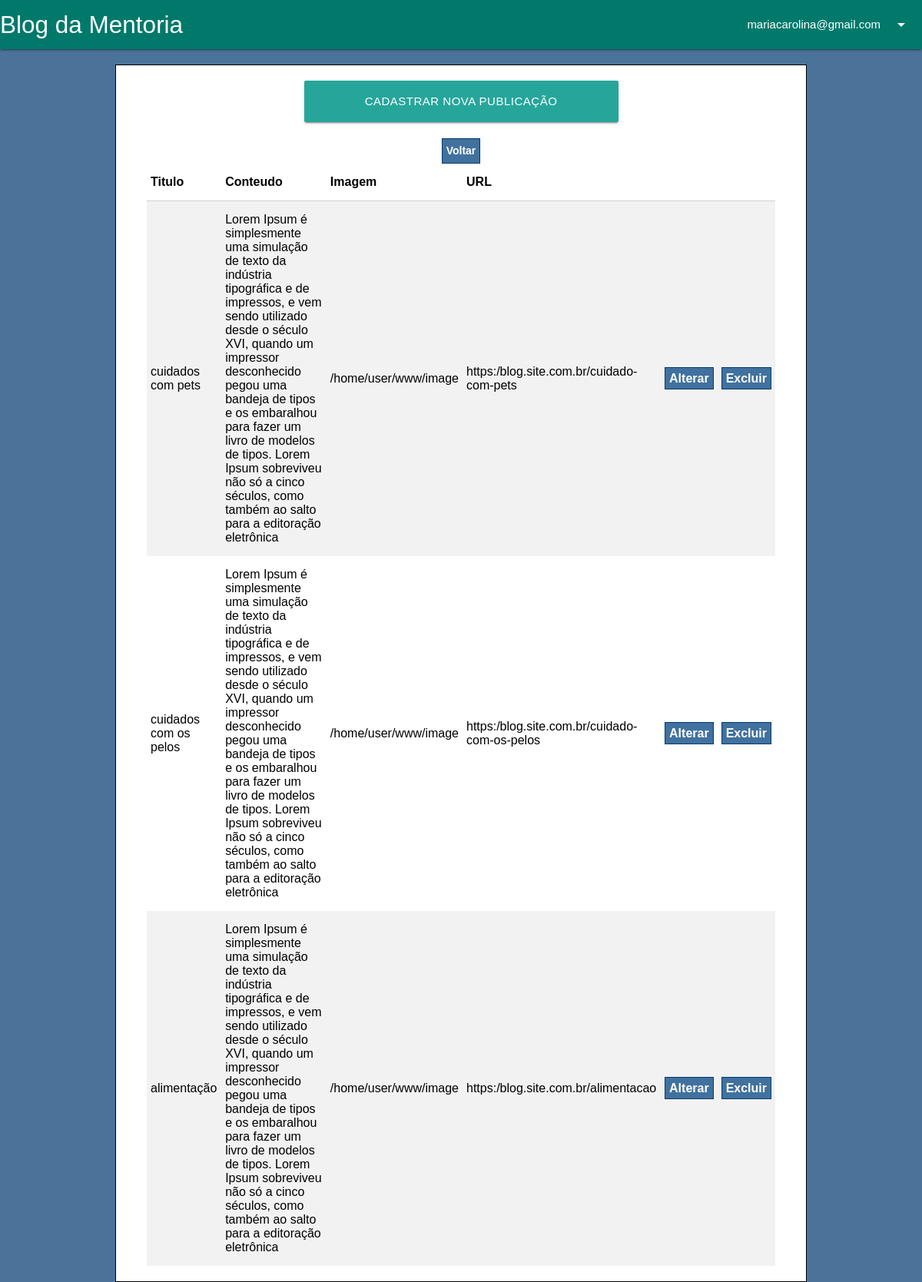
/src/Views/TListagemPosts.php (signed in), run on the app's committed database.
### tables this page shows
CREATE TABLE `post` (
  `id` int(11) NOT NULL,
  `id_author` int(11) NOT NULL,
  `post_conteudo` varchar(700) NOT NULL,
  `id_visibilidade` int(11) NOT NULL,
  `post_data` datetime NOT NULL DEFAULT current_timestamp(),
  `post_titulo` varchar(30) NOT NULL,
  `imagem` varchar(100) DEFAULT NULL,
  `url_post` varchar(100) NOT NULL,
  `post_senha` varchar(50) DEFAULT NULL,
  `status` tinyint(1) DEFAULT NULL,
  `post_modificacao` datetime NOT NULL DEFAULT current_timestamp() ON UPDATE current_timestamp()
);

### Autentica.php (called while the page is built, shortened)
<?php
if (!isset( $_SESSION["email"]) || !isset( $_SESSION["senha"])) {
}else{
   $emailAuten = $_SESSION['email'];
}
?>

### src/DAO/PostDAO.php (called while the page is built, shortened)
<?php
class PostDAO{
    private $mysql;
    public function __construct(mysqli $mysql){
        $this->mysql = $mysql;
    }
    public function exibeTodos(): array{
        $resultado = $this->mysql->query('SELECT id, id_author, post_conteudo, id_visibilidade, post_titulo, imagem, url_post FROM post');
        $posts = $resultado->fetch_all(MYSQLI_ASSOC);
        return $posts;
    }
}
?>

### src/Views/TListagemPosts.php (the view)
<?php
require '../../config.php';
require 'ModeloHeader.php';
require '../DAO/PostDAO.php';
$obj_post = new PostDAO($mysql);
$posts = $obj_post->exibeTodos();
?>
<!DOCTYPE html>
<html lang="pt-br">
<body>
    <div id="container">
    <center> <button class="btn-large waves-effect waves-darken-2" style="width:50%" name="Cadastrar publicação" onclick="window.location.href='TCadastroPost.php';">Cadastrar nova publicação</button></center>
    <table class="striped" >
        <thead>
          <tr >
              <th>Titulo</th>
              <th>Conteudo</th>
              <th>Imagem</th>
              <th>URL</th>
          </tr>
        </thead>
        <br>
        <center> <a class="botao botao-block" href="../../index.php">Voltar</a> </center>
    <?php foreach($posts as $post) : ?>
           <?php
                 echo "<tr>";
                 echo "<td>" . $post['post_titulo']. "</td>";
                 echo "<td>" . $post['post_conteudo'] . "</td>";
                 echo "<td>" . $post['imagem'] . "</td>";
                 echo "<td>" . $post['url_post'] . "</td>";
                 echo "<td>" . "<a class='botao' href=TEditaPost.php?id=".  $post['id'] . ">Alterar</a>" . "</td>";
                 echo "<td>" .  "<a class='botao' href=TExcluirPost.php?id=" . $post['id']  . ">Excluir</a>" . "</td>";
                 echo "</tr>";
           ?>
              <?php endforeach; ?>
           </div>
          </body>
</html>

### src/Views/ModeloHeader.php (shortened to what this page needs)
<?php
require '../../Autentica.php';
?>
<head>
    <link rel="stylesheet" type="text/css" href="../css/style.css">
    <link type="text/css" rel="stylesheet" href="../css/materialize.css"/>
    <link type="text/css" rel="stylesheet" href="../css/perfumaria.css"/>
</head>
<header>
  <nav class=" teal darken-2">
       <div class="nav-wrapper">
         <a href="index.php" class="brand-logo">Blog da Mentoria</a>
          <ul id="nav-mobile" class="right hide-on-med-and-down">
            <?php if(!isset($id_usuarioAuten) && !isset($emailAuten)){ ?>
                     <li><a href="src/Views/Tlogin.php">Entrar</a></li>
                     <?php }else{ ?>
                     <li>
                     <a  href="#!" data-activates="dropdown-Log" id="btn-dropdown-Log">
                      <span><?php echo $emailAuten ?></span>
                     <i class="material-icons right">arrow_drop_down</i>
                     </a>
                     </li>
                     <?php  } ?>
                    </ul>
       </div>
     </nav>
</header>

### src/css/style.css (style rules this page uses)
body { background-color: #4B7399; font-family: Verdana, Helvetica, Arial; font-size: 14px; }
#container { width: 75%; margin: 0 auto; background-color: #FFF; padding: 20px 40px; border: solid 1px black; margin-top: 20px; }
a { text-decoration: none; }
ul { list-style-type: none; padding: 0; }
.botao { padding: 5px; background-color: rgb(65, 113, 158); color: #ffffff; font-weight: bold; border: solid 1px rgb(4, 58, 109); }
.botao-block { display: block; width: max-content; }

### src/css/perfumaria.css (style rules this page uses)
table tr, th, td { color: black; }

### data on the page
post: post_titulo "cuidados com pets", post_conteudo "Lorem Ipsum é simplesmente uma simulação de texto da indústria tipográfica e de impressos, e vem sendo utilizado desde o século XVI, quando um impressor desconhecido pegou uma bandeja de tipos e os embaralhou para fazer um livro de modelos de tipos. Lorem Ipsum sobreviveu não só a cinco séculos, como também ao salto para a editoração eletrônica", imagem "/home/user/www/image", url_post "https:/blog.site.com.br/cuidado-com-pets"
post: post_titulo "cuidados com os pelos", post_conteudo "Lorem Ipsum é simplesmente uma simulação de texto da indústria tipográfica e de impressos, e vem sendo utilizado desde o século XVI, quando um impressor desconhecido pegou uma bandeja de tipos e os embaralhou para fazer um livro de modelos de tipos. Lorem Ipsum sobreviveu não só a cinco séculos, como também ao salto para a editoração eletrônica", imagem "/home/user/www/image", url_post "https:/blog.site.com.br/cuidado-com-os-pelos"
post: post_titulo "alimentação", post_conteudo "Lorem Ipsum é simplesmente uma simulação de texto da indústria tipográfica e de impressos, e vem sendo utilizado desde o século XVI, quando um impressor desconhecido pegou uma bandeja de tipos e os embaralhou para fazer um livro de modelos de tipos. Lorem Ipsum sobreviveu não só a cinco séculos, como também ao salto para a editoração eletrônica", imagem "/home/user/www/image", url_post "https:/blog.site.com.br/alimentacao"

### other printed values
$emailAuten "mariacarolina@gmail.com"
